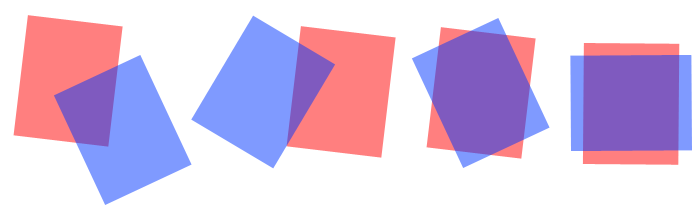
#> input picture Model/YOLOv4/utils_pkg/Rotated_IoU/image/iou.png, 700 x 214 px
$ python ECC_Rater.py --target ../YOLOv4/utils_pkg/Rotated_IoU/image/iou.png --background ../YOLOv4/utils_pkg/Rotated_IoU/image/iou.png
#> lines starting #> are read from the running program, lines starting #| are printed output that depends on the picture

import os
from pathlib import Path
import cv2
import numpy as np
import argparse
import time
import re


class ECC_Rater():
    """
    提供基於 cv2.findTransformECC 給出兩圖之間相異程度之分數
    """
    def __init__(self) -> None:

        self.warp_mode = cv2.MOTION_HOMOGRAPHY
        self.number_of_iterations = 300
        self.termination_eps = 5*1e-4
        self.criteria = (cv2.TERM_CRITERIA_EPS | cv2.TERM_CRITERIA_COUNT, self.number_of_iterations,  self.termination_eps)

        self.parser = argparse.ArgumentParser(description="提供圖像相似度分數，運作模式包含一對一、一對多、list多對多。",
                                              epilog="example:\n[One to One] : ECC_Rater.py -t file.jpg -b file.jpg"
                                              +"\n[One to Many] : ECC_Rater.py -t file.jpg -b FOLDER_PATH"
                                              +"\n[List Many to Many] : ECC_Rater.py -l list.txt -t FOLDER_PATH -b FOLDER_PATH",
                                              formatter_class=argparse.RawTextHelpFormatter)
        self.parser.add_argument("-l", "--list",
                            help="[list file path] activation multi mission, request list file. 啟動多項目任務，檢查清單檔案路徑，檔案每行一組，目標圖名稱與搜尋路口，該list.txt需事先自製。"
                            +"\n內容例如 : 'target.png,background.jpg'",
                            type=str)
        self.parser.add_argument("-t", "--target", required=True,
                                 help="[target images folder path or file path] 欲檢查目標之檔案路徑，list模式下為資料夾路徑",
                                 type=str)
        self.parser.add_argument("-b", "--background", required=True,
                                 help="[background folder path or file path] 比對圖像之檔案路徑，一對多與list多對多模式下為資料夾路徑",
                                 type=str)
        self.parser.add_argument("-s", "--save",
                            help="[result file name] save finding result file, only name ,needn't File extension, the path will same as list file. 另存搜尋結果為檔案，同於list file位置",
                            type=str)

    # [13 lines left out: function listLoader, not called in this run]

    def ECC_Rater(self, imgPath1, imgPath2):
        """ return two images similarity score, the closer the score is to 1; otherwise, it approaches -1. """
        print("ECC Start." , end="\r")
        ECC_S = time.time()
        frame1 = cv2.imdecode(np.fromfile(imgPath1,dtype=np.uint8), -1)
#> frame1 is the input picture: shape (214, 700, 3); mean B, G, R 225.7, 194.6, 215.5
        frame2 = cv2.imdecode(np.fromfile(imgPath2,dtype=np.uint8), -1)
        frame1 = cv2.resize(frame1, (1920, 1080), interpolation=cv2.INTER_CUBIC)
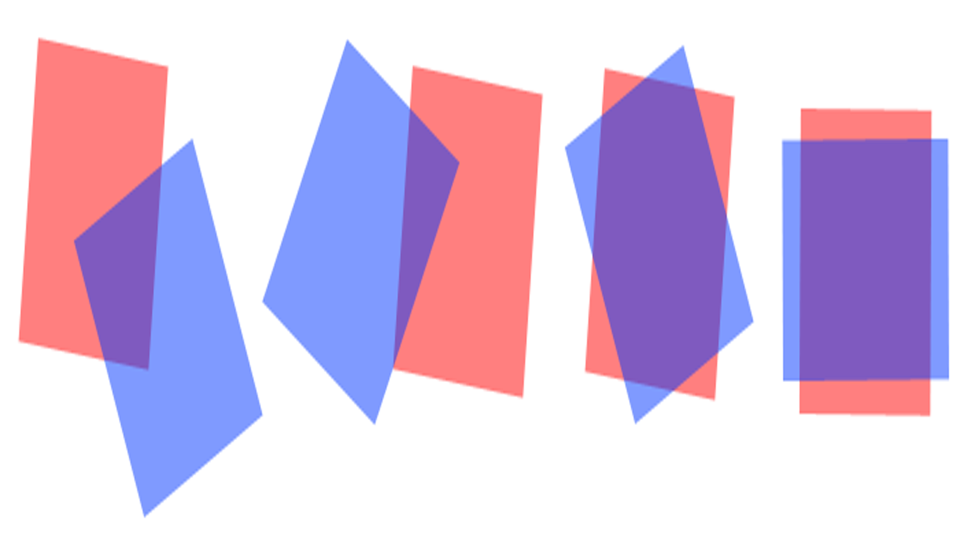
#> frame1: shape (1080, 1920, 3) (shown at 1/2 size); mean B, G, R 225.7, 194.6, 215.5
        frame2 = cv2.resize(frame2, (1920, 1080), interpolation=cv2.INTER_CUBIC)
        frame1_gray = cv2.cvtColor(frame1, cv2.COLOR_BGR2GRAY)
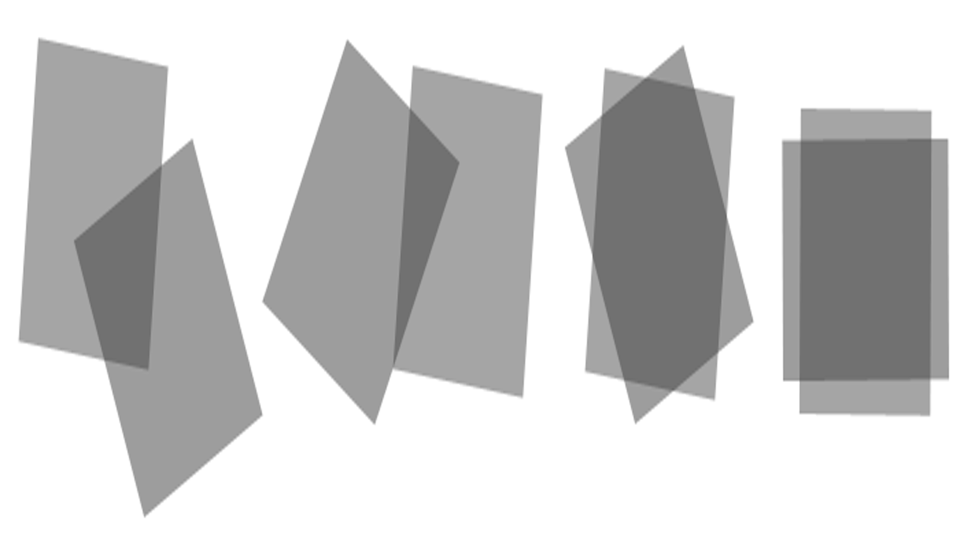
#> frame1_gray: shape (1080, 1920) (shown at 1/2 size); min 100, max 255, mean 204.3
        frame2_gray = cv2.cvtColor(frame2, cv2.COLOR_BGR2GRAY)
        warp_matrix = np.eye(3, 3, dtype=np.float32)

        try:
            (cc, warp_matrix) = cv2.findTransformECC(frame1_gray, frame2_gray, warp_matrix, self.warp_mode, self.criteria)
#> cc = 1; warp_matrix = [[1, -5.29e-11, -1.2e-07], [1.58e-10, 1, 1.96e-07], [3.27e-13, -9.09e-14, 1]]
        except Exception as e:
            print(f"Error in ECC : {e}.\nimgPath1 : {imgPath1}\n imgPath2 : {imgPath2}")

        ECC_E = time.time()
        ECC_costTime = ( ECC_E - ECC_S)
        print(f"ECC End.{imgPath2} cc: {cc} ({ECC_costTime}s)")
#> (printed output is left out)
        return cc

    # [123 lines left out: functions backgroundNameFinder, multiMission, find_highest_score_subject, resultPrinter, resultSaver, not called in this run]

    def main(self, args):
        self.args = args

        if not args.list:

            cc = self.ECC_Rater(args.target, args.background)
#> cc = 1
        else :
            self.multiMission()


if __name__ == '__main__':
    currentClass = ECC_Rater()
    args = currentClass.parser.parse_args()
    currentClass.main(args)
